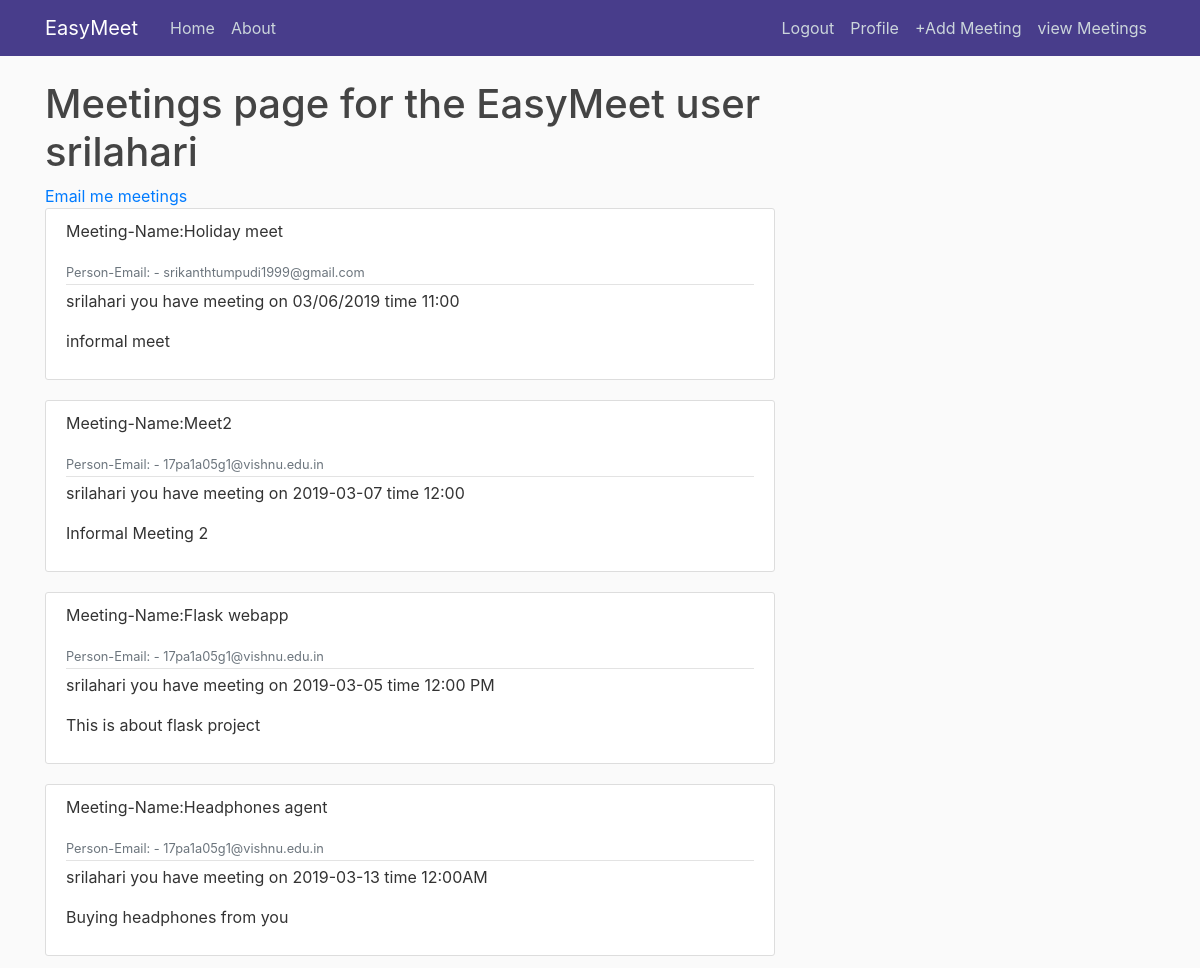
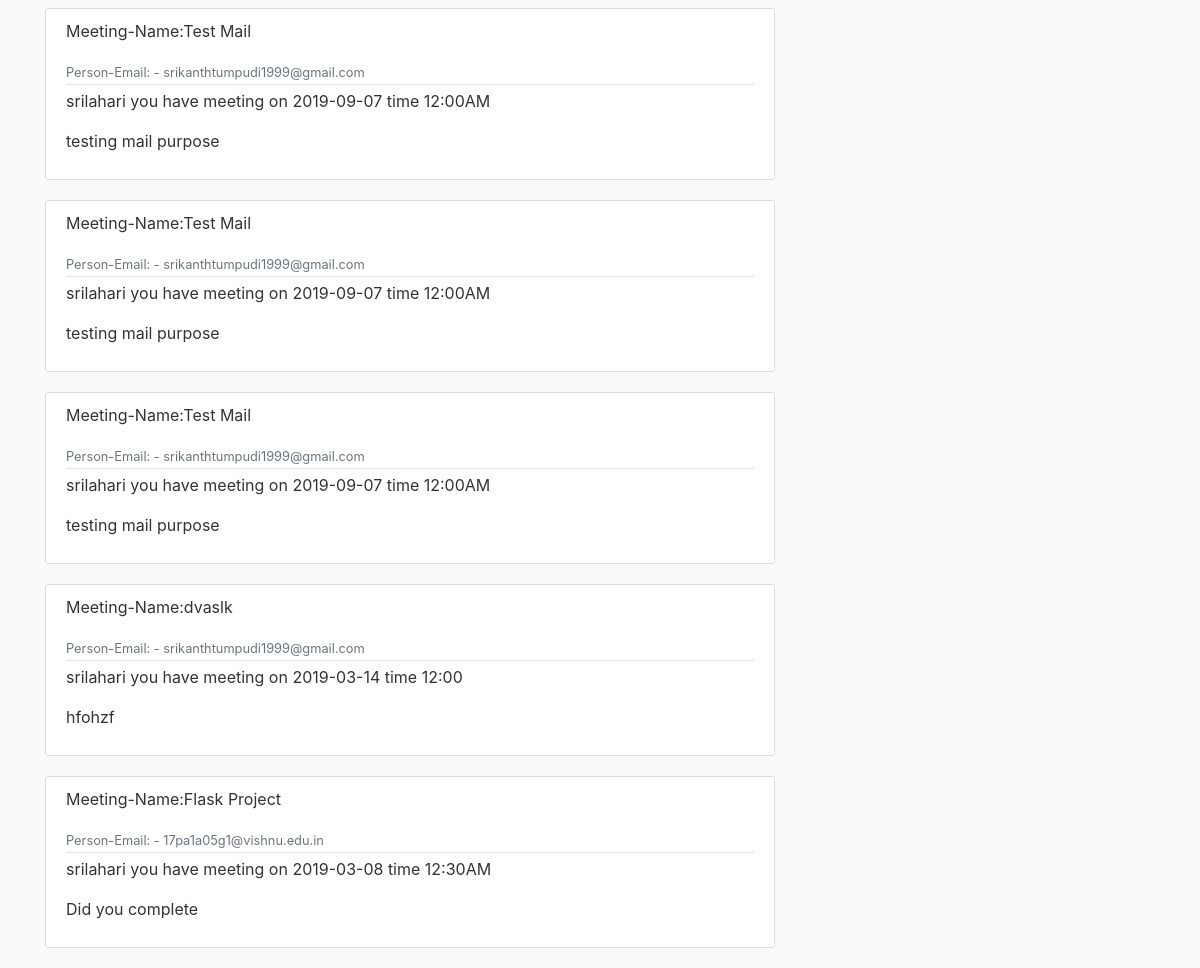
Screenshot of /meetings (signed in) with the database file from the repository (2 pictures, top to bottom).
### flaskblog.py (models this page shows, shortened)
class User(db.Model,UserMixin):
    id = db.Column(db.Integer,primary_key=True)
    username = db.Column(db.String(20),unique=True,nullable=False)
    email = db.Column(db.String(120),unique=True,nullable=False)
    image_file = db.Column(db.String(20),nullable=False,default='default.jpg')
    password = db.Column(db.String(60),nullable=False)
    meetings = db.relationship('Meet', backref='author', lazy=True)

class Meet(db.Model):
    id = db.Column(db.Integer,primary_key=True)
    title = db.Column(db.String(100),nullable=False)
    date_required = db.Column(db.String(10),nullable=False)
    time = db.Column(db.String(10),nullable=False)
    content = db.Column(db.Text,nullable=False)
    meet_person_email = db.Column(db.String(100))
    user_id = db.Column(db.Integer,db.ForeignKey('user.id'),nullable=False)

### flaskblog.py (the view)
@app.route("/meetings",methods=['GET', 'POST'])
def meetings():
    meets = Meet.query.filter_by(user_id=current_user.id).all()
    return render_template('meetings.html',meets=meets)

### flaskblog.py (called while the page is built)
@login_manager.user_loader
def load_user(user_id):
  return User.query.get(int(user_id))

### templates/meetings.html
{% extends 'layout.html' %}
{% block content %}
    <h1>Meetings  page for the EasyMeet user {{ current_user.username}}</h1>
    <a href="{{ url_for('emailmeetings') }}">Email me meetings</button></a>
    {% for mee in meets %}
    	<article class="media content-section">
          <div class="media-body">
            <div class="article-metadata">
              <p>Meeting-Name:{{ mee.title }}</p>
              <small class="text-muted">Person-Email: - {{ mee.meet_person_email }}</small>
            </div>
            <p>{{current_user.username}} you have meeting on {{ mee.date_required }} time {{mee.time}}</p>
            <p class="article-content">{{ mee.content }}</p>
          </div>
        </article>
    {% endfor %}
{% endblock %}

### templates/layout.html (shortened to what this page needs)
<!DOCTYPE html>
<html>
<head>
    <link rel="stylesheet" href="https://maxcdn.bootstrapcdn.com/bootstrap/4.0.0/css/bootstrap.min.css">
    <link rel="stylesheet" type="text/css" href="{{ url_for('static', filename='main.css') }}">
</head>
<body>
    <header class="site-header">
      <nav class="navbar navbar-expand-md navbar-dark bg-steel fixed-top">
        <div class="container">
          <a class="navbar-brand mr-4" href="/">EasyMeet</a>
          <div class="collapse navbar-collapse" id="navbarToggle">
            <div class="navbar-nav mr-auto">
              <a class="nav-item nav-link" href="{{ url_for('home') }}">Home</a>
              <a class="nav-item nav-link" href="{{ url_for('about') }}">About</a>
            </div>
            <div class="navbar-nav">
              {% if current_user.is_authenticated %}
               <a class="nav-item nav-link" href="{{ url_for('logout') }}">Logout</a>
               <a class="nav-item nav-link" href="{{ url_for('account') }}">Profile</a>
               <a class="nav-item nav-link" href="{{ url_for('addmeet') }}">+Add Meeting</a>
               <a class="nav-item nav-link" href="{{ url_for('meetings') }}">view Meetings</a>
              {% else %}
                <a class="nav-item nav-link" href="{{ url_for('login') }}">Login</a>
                <a class="nav-item nav-link" href="{{ url_for('register') }}">Register</a>
              {% endif %}
            </div>
          </div>
        </div>
      </nav>
    </header>
    <main role="main" class="container">
      <div class="row">
        <div class="col-md-8">
          {% block content %}{% endblock %}
        </div>
      </div>
    </main>
</body>
</html>

### static/main.css (style rules this page uses)
body { background: #fafafa; color: #333333; margin-top: 5rem; }
h1, h2, h3, h4, h5, h6 { color: #444444; }
.bg-steel { background-color: darkslateblue; }
.site-header .navbar-nav .nav-link { color: #cbd5db; }
.content-section { background: #ffffff; padding: 10px 20px; border: 1px solid #dddddd; border-radius: 3px; margin-bottom: 20px; }
.article-content { white-space: pre-line; }
.article-metadata { padding-bottom: 1px; margin-bottom: 4px; border-bottom: 1px solid #e3e3e3 }

### rows the page displays
User: username "srilahari"
Meet: title "Holiday meet", meet_person_email "srikanthtumpudi1999@gmail.com", date_required "03/06/2019", time "11:00", content "informal meet"
Meet: title "Meet2", meet_person_email "17pa1a05g1@vishnu.edu.in", date_required "2019-03-07", time "12:00", content "Informal Meeting 2"
Meet: title "Flask webapp", meet_person_email "17pa1a05g1@vishnu.edu.in", date_required "2019-03-05", time "12:00 PM", content "This is about flask project"
Meet: title "Headphones agent", meet_person_email "17pa1a05g1@vishnu.edu.in", date_required "2019-03-13", time "12:00AM", content "Buying headphones from you"
Meet: title "Test Mail", meet_person_email "srikanthtumpudi1999@gmail.com", date_required "2019-09-07", time "12:00AM", content "testing mail purpose"
Meet: title "Test Mail", meet_person_email "srikanthtumpudi1999@gmail.com", date_required "2019-09-07", time "12:00AM", content "testing mail purpose"
Meet: title "Test Mail", meet_person_email "srikanthtumpudi1999@gmail.com", date_required "2019-09-07", time "12:00AM", content "testing mail purpose"
Meet: title "dvaslk", meet_person_email "srikanthtumpudi1999@gmail.com", date_required "2019-03-14", time "12:00", content "hfohzf"
Meet: title "Flask Project", meet_person_email "17pa1a05g1@vishnu.edu.in", date_required "2019-03-08", time "12:30AM", content "Did you complete"
